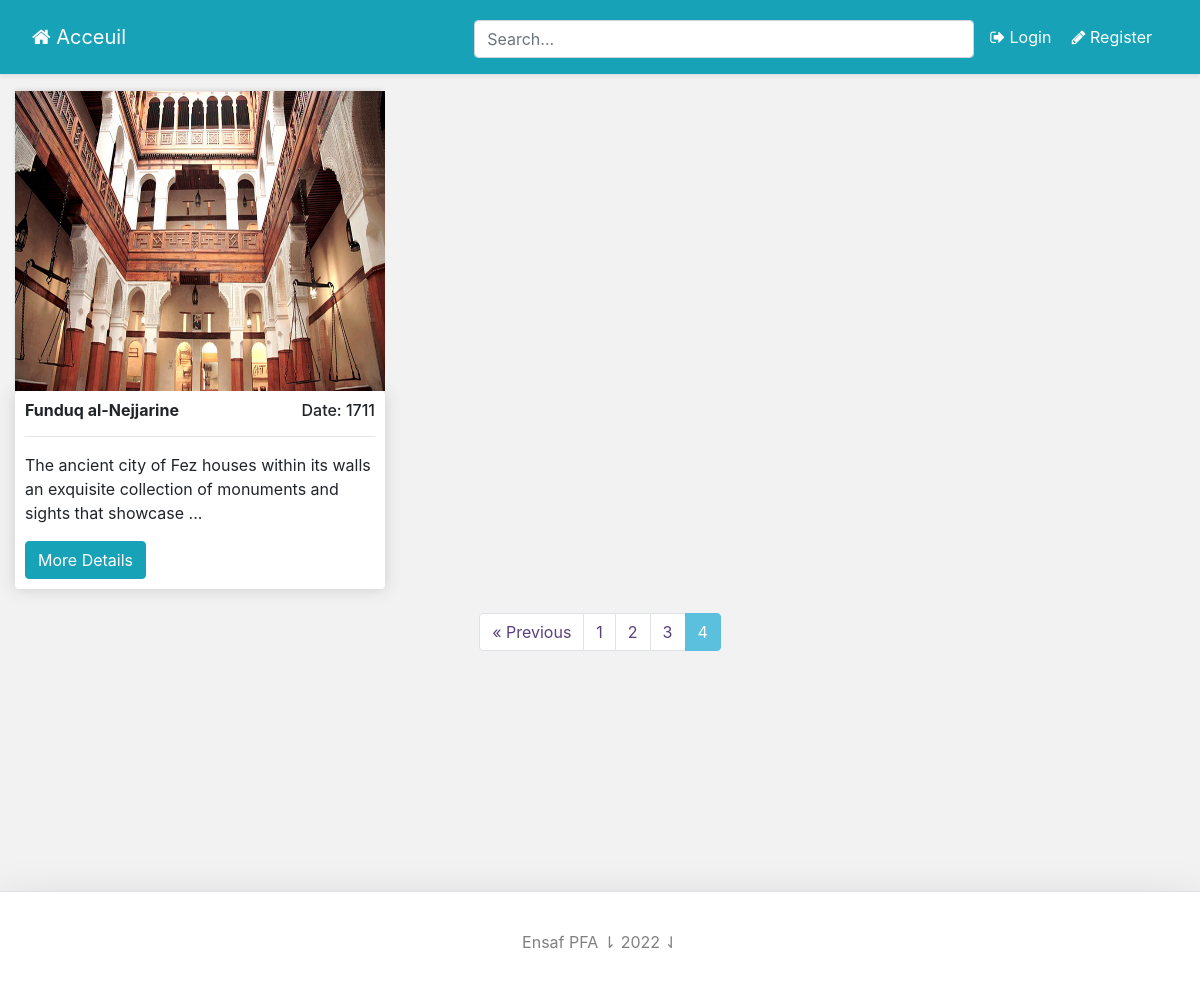
Page /?page=4 on the earlier database version.
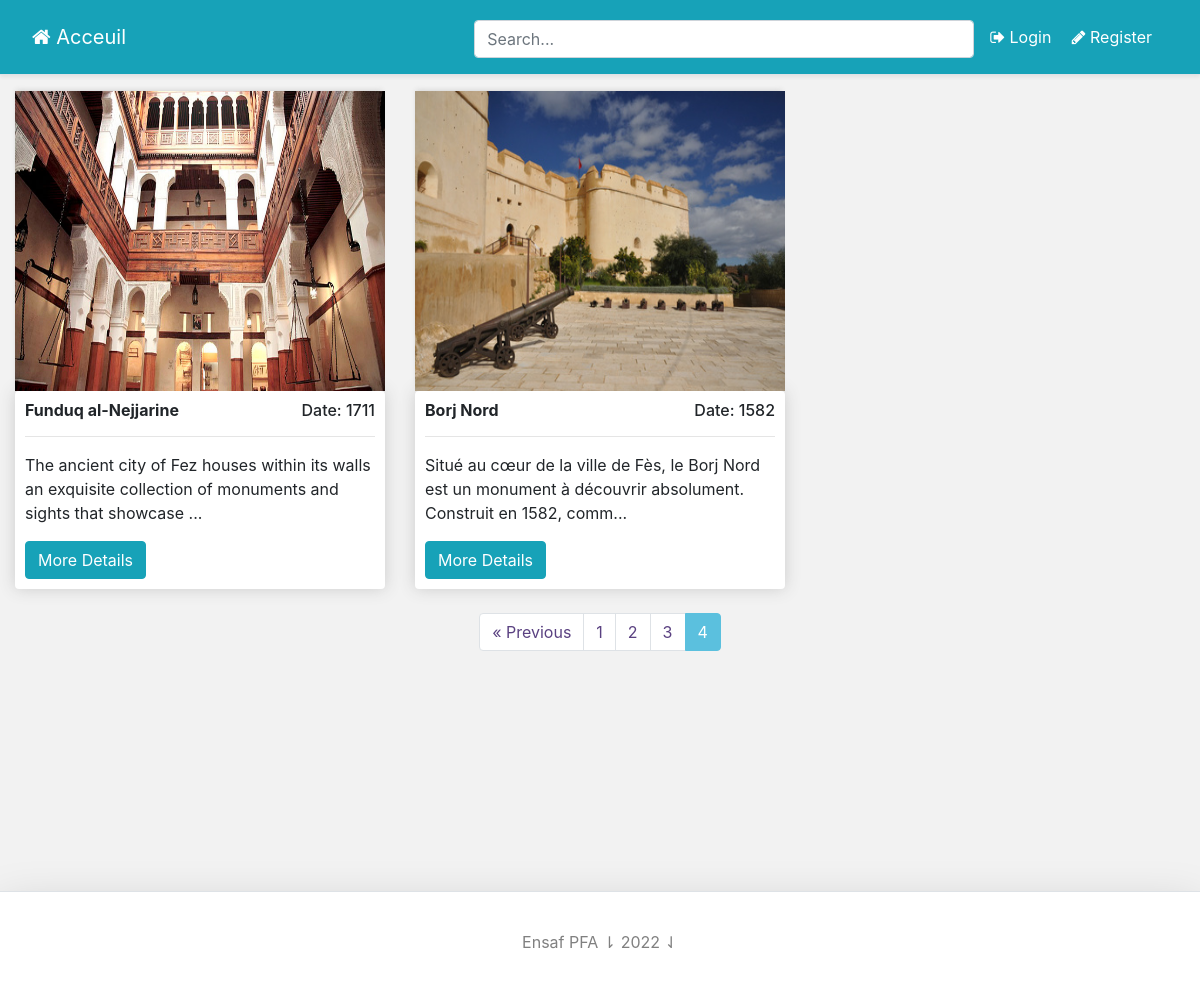
Same page on the later database version.
### monument/models.py (models this page shows, shortened)
class Monument(models.Model):
	title 					= models.CharField(max_length=50, null=False, blank=False)
	description 			= models.TextField(max_length=10000, null=False, blank=False)
	image		 			= models.ImageField(upload_to=upload_location, null=True, blank=True)
	year					= models.CharField(max_length=50, null=False, blank=True)
	latitude				= models.FloatField(null=False, blank=True, default=0)
	longitude				= models.FloatField(null=False, blank=True, default=0)
	city					= models.CharField(max_length=50, null=True, blank=True, default="Casablanca")
	slug 					= models.SlugField(blank=True, unique=True)
	saved = models.ManyToManyField(Account, default=None, blank=True)
	@property
	def imageURL(self):
		try:
			url = self.image.url
		except:
			url = ''
		return url

### principal/views.py (the view)
# urls.py: path('', home_screen_view, name="home"),
def home_screen_view(request):
	context={}
	user = request.user
	query = ''
	if request.GET:
		query = request.GET.get('q','')
		context['query'] = str(query)
	context['user'] = user
	monuments = get_monument_queryset(query)
	page = request.GET.get('page',1)
	monuments_paginator = Paginator(monuments, MONUMENTS_PER_PAGE)
	try:
		monuments = monuments_paginator.page(page)
	except PageNotAnInteger :
		monuments = monuments_paginator.page(MONUMENTS_PER_PAGE)
	except EmptyPage :
		monuments = monuments_paginator.page(monuments_paginator.num_pages)
	context['monuments'] = monuments
	return render(request,"principal/home.html", context)

### monument/views.py (called while the page is built)
def get_monument_queryset(query=None):
	queryset = []
	queries = query.split(" ")
	for q in queries:
		monuments = Monument.objects.filter(
				Q(title__icontains=q) |
				Q(year__icontains=q) |
				Q(city__icontains=q)
			).distinct()
		for monument in monuments:
			queryset.append(monument)
	return list(set(queryset))

### principal/templates/principal/home.html (shortened to what this page needs)
{% extends 'base.html' %}
{% load static %}
{% block content%}
<div class="container-fluid">
	<div class="row" >
		{% if monuments %}
			{% for monument in monuments %}
			<div class="col-lg-4 mb-4">
				<a href="{% url 'monument:detail' monument.slug %}">
				<img class="thumbnail" src="{{monument.imageURL}}"></a>
				<div class="box-element product">
					<h6><strong>{{monument.title}}</strong><p style="display: inline-block; float: right">Date: {{monument.year}}</p></h6>
					<hr>
					<p>{{ monument.description|slice:"0:110"}}...</p>
					<a class="btn btn-info" href="{% url 'monument:detail' monument.slug %}">More Details</a>
				</div>
			</div>
			{% endfor %}
		{% else %}
			<div class="container">
				<h2 class="card-title">Pas de résultat</h2>
				<p class="card-text"> aucun monument ne matche le résultat : "{{query}}"</p>
			</div>
		{% endif %}
	</div>
	{% include 'monument/snippets/monument_pagination.html' with monuments=monuments %}
</div>
{% endblock content%}

Differences in the rows shown:
added Monument: imageURL (picture), title "Borj Nord", year "1582", description "Situé au cœur de la ville de Fès, le Borj Nord est un monument à découvrir absolument. Construit en 1582, comm"
